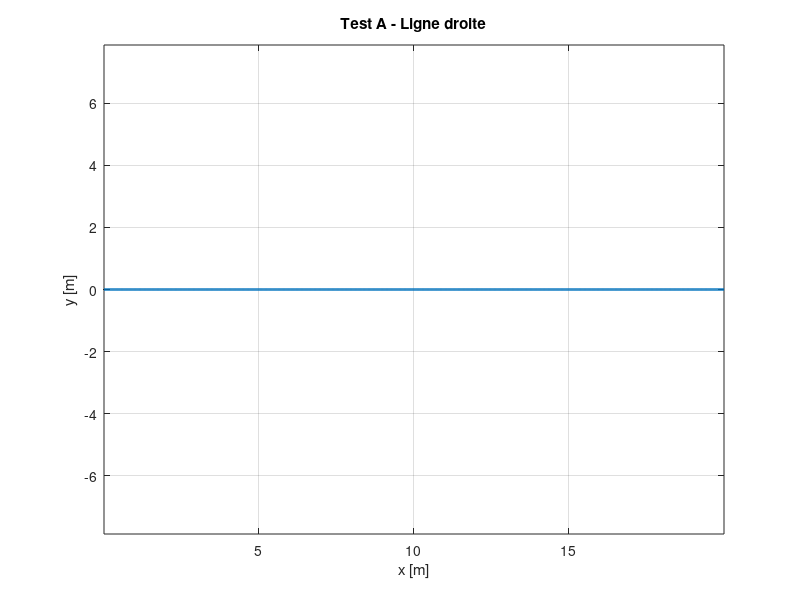
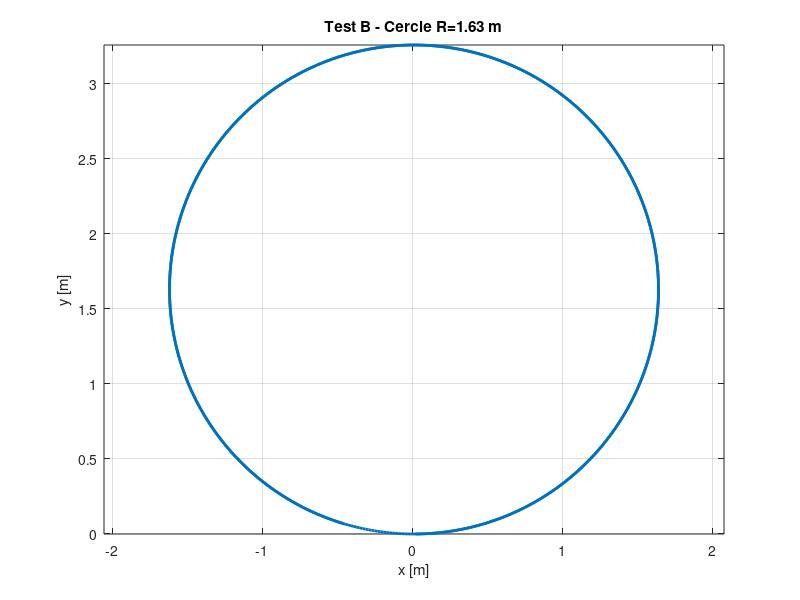

These charts were generated, in order, by the following MATLAB code:
% main.m - Travail 1 complet
clc; clear; close all;
L = 0.3302; dt = 0.01; t_final = 10; N = t_final/dt;

%% Test A - ligne droite
v = 2; delta = 0;
x=0; y=0; psi=0; traj = zeros(N,2);
for k=1:N
    x = x + v*cos(psi)*dt;
    y = y + v*sin(psi)*dt;
    traj(k,:) = [x y];
end
figure(1); plot(traj(:,1), traj(:,2),'LineWidth',2); axis equal; grid on;
title('Test A - Ligne droite'); xlabel('x [m]'); ylabel('y [m]');
saveas(gcf,'resultats/test_droite.png');
fprintf('Test A OK - y final = %.4f\n', traj(end,2));

%% Test B - cercle R = L/tan(delta)
v = 2; delta = 0.2;
R_theo = L / tan(delta);
fprintf('R theorique = %.3f m\n', R_theo);
x=0; y=0; psi=0; traj2 = zeros(N,2);
for k=1:N
    x = x + v*cos(psi)*dt;
    y = y + v*sin(psi)*dt;
    psi = psi + (v/L)*tan(delta)*dt;
    traj2(k,:) = [x y];
end
figure(2); plot(traj2(:,1), traj2(:,2),'LineWidth',2); axis equal; grid on;
title(sprintf('Test B - Cercle R=%.2f m', R_theo));
xlabel('x [m]'); ylabel('y [m]');
saveas(gcf,'resultats/test_cercle.png');
fprintf('Test B OK - Travail 1 termine !\n');
